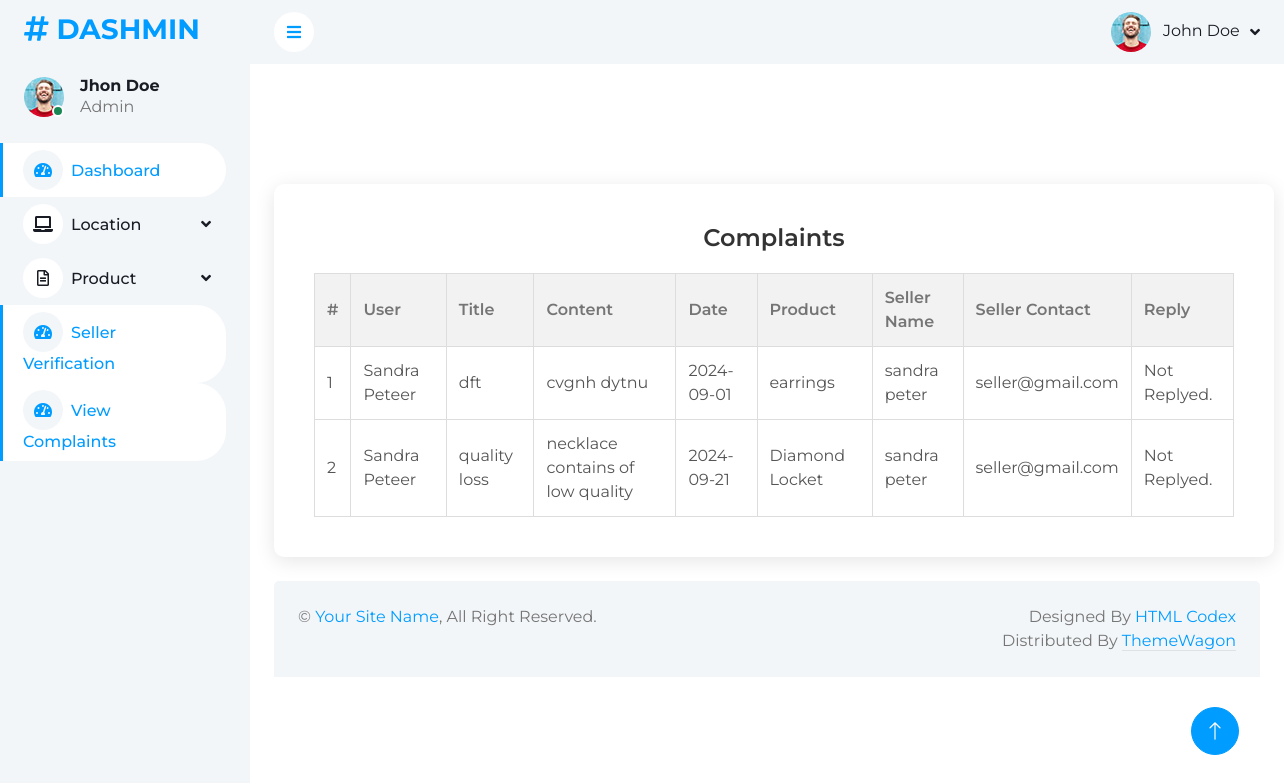
Page /Project/Admin/ViewComplaint.php (signed in) on the committed database.
### tables this page shows
CREATE TABLE `tbl_complaint` (
  `complaint_id` int(11) NOT NULL,
  `complaint_date` varchar(50) NOT NULL,
  `complaint_reply` varchar(100) NOT NULL,
  `complaint_status` varchar(150) NOT NULL,
  `user_id` int(11) NOT NULL,
  `product_id` int(11) NOT NULL,
  `complaint_title` varchar(100) NOT NULL,
  `complaint_description` varchar(200) NOT NULL
);

CREATE TABLE `tbl_user` (
  `user_id` int(11) NOT NULL,
  `user_name` varchar(60) NOT NULL,
  `user_address` varchar(60) NOT NULL,
  `user_contact` varchar(60) NOT NULL,
  `user_email` varchar(60) NOT NULL,
  `user_photo` varchar(60) NOT NULL,
  `user_gender` varchar(60) NOT NULL,
  `user_dob` varchar(60) NOT NULL,
  `user_password` varchar(60) NOT NULL,
  `place_id` int(11) NOT NULL
);

CREATE TABLE `tbl_product` (
  `product_id` int(50) NOT NULL,
  `product_name` varchar(50) NOT NULL,
  `product_price` varchar(50) NOT NULL,
  `product_description` varchar(50) NOT NULL,
  `subcategory_id` int(50) NOT NULL,
  `product_photo` varchar(250) NOT NULL,
  `seller_id` int(50) NOT NULL
);

CREATE TABLE `tbl_seller` (
  `seller_id` int(11) NOT NULL,
  `seller_name` varchar(50) NOT NULL,
  `seller_email` varchar(50) NOT NULL,
  `seller_password` varchar(50) NOT NULL,
  `seller_contact` varchar(50) NOT NULL,
  `seller_photo` varchar(250) NOT NULL,
  `seller_proof` varchar(250) NOT NULL,
  `seller_status` int(11) NOT NULL DEFAULT 0,
  `place_id` int(11) NOT NULL
);

### Project/Admin/ViewComplaint.php (the view, shortened to what this page needs)
<?php
include('Head.php');
include("../Assets/connection/connection.php");
?>
<!DOCTYPE html>
<html lang="en">
<head>
</head>
<body>
    <div class="container">
        <h2> Complaints</h2>
        <form id="form1" name="form1" method="post" action="">
            <table>
                <tr>
                    <th>#</th>
                    <th>User</th>
                    <th>Title</th>
                    <th>Content</th>
                    <th>Date</th>
                    <th>Product</th>
                    <th>Seller Name</th>
                    <th>Seller Contact</th>
                    <th>Reply</th>
                </tr>
                <?php
                $i = 0;
                $sel = "select * from tbl_complaint c
                        inner join tbl_product p on p.product_id=c.product_id
                        inner join tbl_user u on u.user_id=c.user_id  inner join tbl_seller s on p.seller_id=s.seller_id  ";
                $row = $con->query($sel);
                while ($data = $row->fetch_assoc()) {
                    $i++;
                ?>
                    <tr>
                        <td><?php echo $i ?></td>
                        <td><?php echo $data['user_name'] ?></td>
                        <td><?php echo $data['complaint_title'] ?></td>
                        <td><?php echo $data['complaint_description'] ?></td>
                        <td><?php echo $data['complaint_date'] ?></td>
                        <td><?php echo $data['product_name'] ?></td>
                        <td><?php echo $data['seller_name'] ?></td>
                        <td><?php echo $data['seller_email'] ?></td>
                        <td>
                            <?php
                            if ($data['complaint_status'] == 1) {
                                 echo $data['complaint_reply'];
                            }
                            else
                            {
                                echo "Not Replyed.";
                            }
                            ?>
                        </td>
                    </tr>
                <?php
                }
                ?>
            </table>
        </form>
    </div>
</body>
</html>
<?php
include('Foot.php');
?>

### Project/Admin/Head.php (shortened to what this page needs)
<!DOCTYPE html>
<html lang="en">
<head>
    <link href="https://cdnjs.cloudflare.com/ajax/libs/font-awesome/5.10.0/css/all.min.css" rel="stylesheet">
    <link href="https://cdn.jsdelivr.net/npm/bootstrap-icons@1.4.1/font/bootstrap-icons.css" rel="stylesheet">
    <link href="../Assets/Template/Admin/lib/owlcarousel/assets/owl.carousel.min.css" rel="stylesheet">
    <link href="../Assets/Template/Admin/lib/tempusdominus/css/tempusdominus-bootstrap-4.min.css" rel="stylesheet" />
    <link href="../Assets/Template/Admin/css/bootstrap.min.css" rel="stylesheet">
    <link href="../Assets/Template/Admin/css/style.css" rel="stylesheet">
</head>
<body>
    <div class="container-xxl position-relative bg-white d-flex p-0">
        <div class="sidebar pe-4 pb-3">
            <nav class="navbar bg-light navbar-light">
                <a href="index.html" class="navbar-brand mx-4 mb-3">
                    <h3 class="text-primary"><i class="fa fa-hashtag me-2"></i>DASHMIN</h3>
                </a>
                <div class="d-flex align-items-center ms-4 mb-4">
                    <div class="position-relative">
                        <img class="rounded-circle" src="img/user.jpg" alt="" style="width: 40px; height: 40px;">
                        <div class="bg-success rounded-circle border border-2 border-white position-absolute end-0 bottom-0 p-1"></div>
                    </div>
                    <div class="ms-3">
                        <h6 class="mb-0">Jhon Doe</h6>
                        <span>Admin</span>
                    </div>
                </div>
                <div class="navbar-nav w-100">
                    <a href="Homepage.php" class="nav-item nav-link active"><i class="fa fa-tachometer-alt me-2"></i>Dashboard</a>
                    <div class="nav-item dropdown">
                        <a href="#" class="nav-link dropdown-toggle" data-bs-toggle="dropdown"><i class="fa fa-laptop me-2"></i>Location</a>
                    </div>
                    <div class="nav-item dropdown">
                        <a href="#" class="nav-link dropdown-toggle" data-bs-toggle="dropdown"><i class="far fa-file-alt me-2"></i>Product</a>
                    </div>
                    <a href="SellerVerification.php" class="nav-item nav-link active"><i class="fa fa-tachometer-alt me-2"></i>Seller Verification</a>
                    <a href="ViewComplaint.php" class="nav-item nav-link active"><i class="fa fa-tachometer-alt me-2"></i>View Complaints</a>
                </div>
            </nav>
        </div>
        <div class="content">
            <nav class="navbar navbar-expand bg-light navbar-light sticky-top px-4 py-0">
                <a href="#" class="sidebar-toggler flex-shrink-0">
                    <i class="fa fa-bars"></i>
                </a>
                <div class="navbar-nav align-items-center ms-auto">
                    <div class="nav-item dropdown">
                        <a href="#" class="nav-link dropdown-toggle" data-bs-toggle="dropdown">
                            <img class="rounded-circle me-lg-2" src="img/user.jpg" alt="" style="width: 40px; height: 40px;">
                            <span class="d-none d-lg-inline-flex">John Doe</span>
                        </a>
                    </div>
                </div>
            </nav>
            <div class="container-fluid pt-4 px-4">
                <br><br><br><br>

### Project/Admin/Foot.php (shortened to what this page needs)
</div>
 <div class="container-fluid pt-4 px-4">
                <div class="bg-light rounded-top p-4">
                    <div class="row">
                        <div class="col-12 col-sm-6 text-center text-sm-start">
                            &copy; <a href="#">Your Site Name</a>, All Right Reserved.
                        </div>
                        <div class="col-12 col-sm-6 text-center text-sm-end">
                            Designed By <a href="https://htmlcodex.com">HTML Codex</a>
                        Distributed By <a class="border-bottom" href="https://themewagon.com" target="_blank">ThemeWagon</a>
                        </div>
                    </div>
                </div>
            </div>
        </div>
        <a href="#" class="btn btn-lg btn-primary btn-lg-square back-to-top"><i class="bi bi-arrow-up"></i></a>
    </div>
</body>
</html>

### Project/Assets/Template/Admin/css/style.css (style rules this page uses)
:root { --primary: #009CFF; --light: #F3F6F9; --dark: #191C24; }
.back-to-top { position: fixed; display: none; right: 45px; bottom: 45px; z-index: 99; }
.btn { transition: .5s; }
.btn.btn-primary { color: #FFFFFF; }
.btn-lg-square { width: 48px; height: 48px; }
.btn-square, .btn-sm-square, .btn-lg-square { padding: 0; display: inline-flex; align-items: center; justify-content: center; font-weight: normal; border-radius: 50px; }
.sidebar { position: fixed; top: 0; left: 0; bottom: 0; width: 250px; height: 100vh; overflow-y: auto; background: var(--light); transition: 0.5s; z-index: 999; }
.content { margin-left: 250px; min-height: 100vh; background: #FFFFFF; transition: 0.5s; }
@media (min-width: 992px) { .sidebar { margin-left: 0; } }
@media (min-width: 992px) { .content { width: calc(100% - 250px); } }
.sidebar .navbar .navbar-nav .nav-link { padding: 7px 20px; color: var(--dark); font-weight: 500; border-left: 3px solid var(--light); border-radius: 0 30px 30px 0; outline: none; }
.sidebar .navbar .navbar-nav .nav-link:hover, .sidebar .navbar .navbar-nav .nav-link.active { color: var(--primary); background: #FFFFFF; border-color: var(--primary); }
.sidebar .navbar .navbar-nav .nav-link i { width: 40px; height: 40px; display: inline-flex; align-items: center; justify-content: center; background: #FFFFFF; border-radius: 40px; }
.sidebar .navbar .navbar-nav .nav-link:hover i, .sidebar .navbar .navbar-nav .nav-link.active i { background: var(--light); }
.sidebar .navbar .dropdown-toggle::after { position: absolute; top: 15px; right: 15px; border: none; content: "\f107"; font-family: "Font Awesome 5 Free"; font-weight: 900; transition: .5s; }
.content .navbar .navbar-nav .nav-link { margin-left: 25px; padding: 12px 0; color: var(--dark); outline: none; }
.content .navbar .sidebar-toggler, .content .navbar .navbar-nav .nav-link i { width: 40px; height: 40px; display: inline-flex; align-items: center; justify-content: center; background: #FFFFFF; border-radius: 40px; }
.content .navbar .dropdown-toggle::after { margin-left: 6px; vertical-align: middle; border: none; content: "\f107"; font-family: "Font Awesome 5 Free"; font-weight: 900; transition: .5s; }

### Project/Admin/ViewComplaint.php (style rules this page uses)
* { margin: 0; padding: 0; box-sizing: border-box; font-family: 'Montserrat', sans-serif; }
.container { background-color: #fff; border-radius: 10px; box-shadow: 0 4px 20px rgba(0, 0, 0, 0.1); padding: 40px; width: 1000px; }
h2 { font-size: 24px; font-weight: 600; text-align: center; margin-bottom: 20px; color: #333; }
table { width: 100%; border-collapse: collapse; }
table, th, td { border: 1px solid #ddd; }
th, td { padding: 12px; text-align: left; }
th { background-color: #f2f2f2; font-weight: 600; }
td { color: #555; }

### rows in the picture
tbl_complaint: user.user_name "Sandra Peteer", complaint_title "dft", complaint_description "cvgnh dytnu", complaint_date "2024-09-01", product.product_name "earrings", tbl_seller.seller_name "sandra peter", tbl_seller.seller_email "seller@gmail.com", complaint_status "Not Replyed."
tbl_complaint: user.user_name "Sandra Peteer", complaint_title "quality loss", complaint_description "necklace contains of low quality", complaint_date "2024-09-21", product.product_name "Diamond Locket", tbl_seller.seller_name "sandra peter", tbl_seller.seller_email "seller@gmail.com", complaint_status "Not Replyed."
